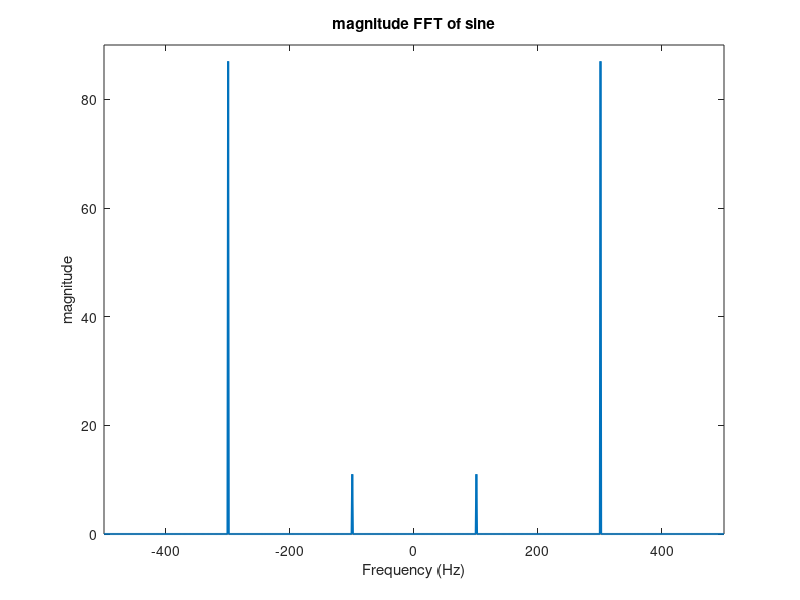

The MATLAB script that drew this image: (Note: this script raises an error after producing the figure.)
fs = 1000;
t = 0:1/fs:1-1/fs;
f1 = 300;
f2 = 100;
A1 = 87;
A2 = 11;
x1 = A1*sin(2*pi*f1*t);
x2 = A2*sin(2*pi*f2*t);
x3= x1+x2;
fx3 = fft(x3);
fx3 = fftshift(fx3)/(fs/2);
f = fs/2*linspace(-1,1,fs);
figure;
plot(f,abs(fx3),'LineWidth',1.5);
title('magnitude FFT of sine');
axis([-500 500 0 90])
xlabel('Frequency (Hz)');
ylabel('magnitude');
bandwidth = obw(x3,fs)
